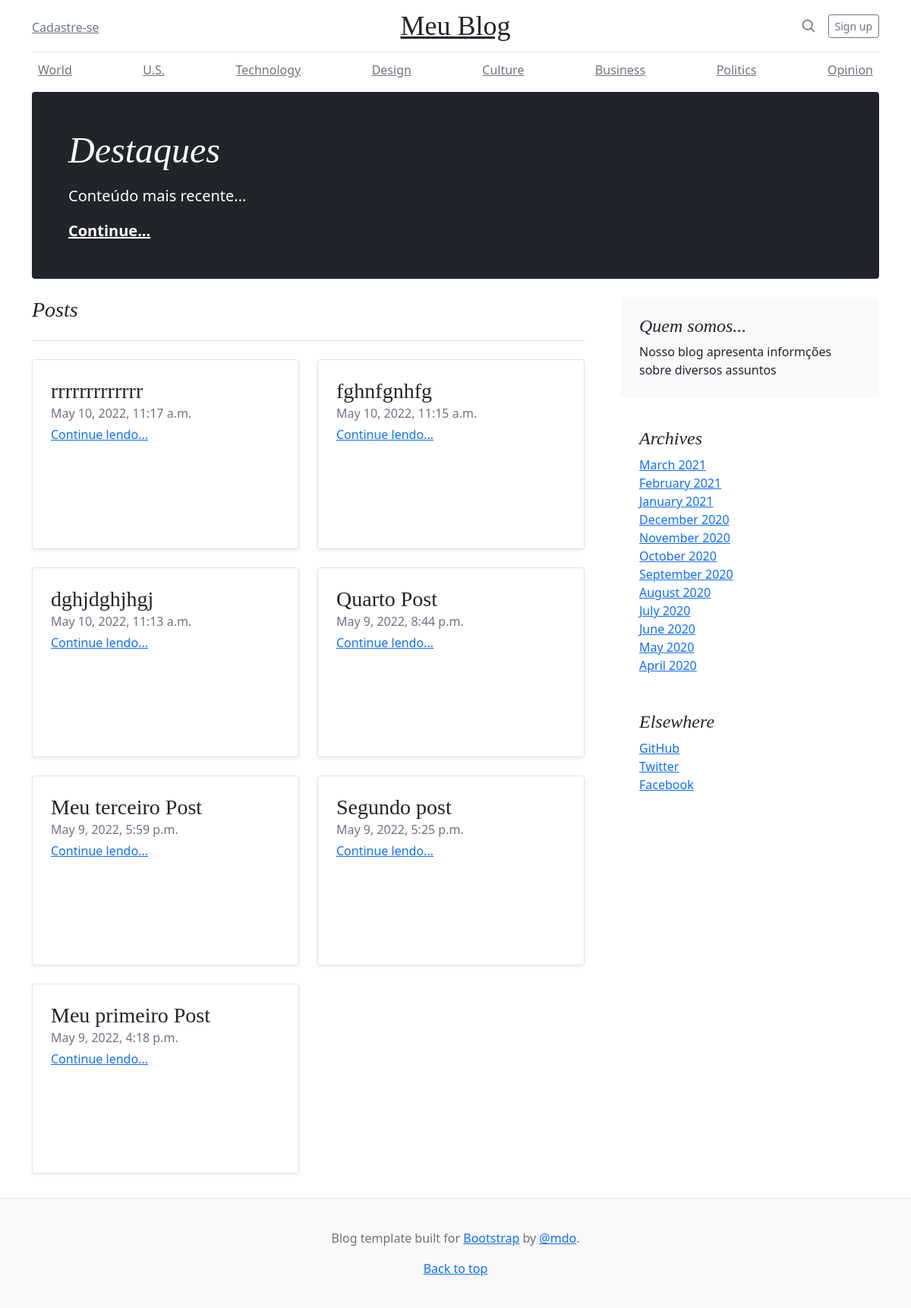
The page / on the database its author committed.
### blog/models.py (models this page shows, shortened)
class Post(models.Model):
    titulo = models.CharField(max_length=200)
    conteudo = RichTextUploadingField()
    autor = models.ForeignKey(User, on_delete=models.PROTECT, null=True, blank=True)
    data_criacao = models.DateTimeField(auto_now_add=True)
    class Meta:
        ordering = ('-data_criacao',)

### blog/views.py (the view)
# urls.py: 2. Add a URL to urlpatterns:  path('', views.home, name='home')
def home(request):
    posts = Post.objects.all()
    dados = {"posts": posts}
    return render(request, 'home.html', dados)

### templates/home.html
{% extends 'base.html' %}
{% block content%}
{% for post in posts %}
<div class="col-md-6">
    <div class="row g-0 border rounded overflow-hidden flex-md-row mb-4 shadow-sm h-md-250 position-relative">
      <div class="col p-4 d-flex flex-column position-static">
        <h3 class="mb-0">{{ post.titulo }}</h3>
        <div class="mb-1 text-muted">{{ post.data_criacao }}</div>
        <a href="/post/{{ post.id }}" class="stretched-link">Continue lendo...</a>
      </div>
    </div>
  </div>
{% endfor %}
{% endblock %}

### templates/base.html (style rules this page uses)
h1, h2, h3, h4, h5, h6 { font-family: "Playfair Display", Georgia, "Times New Roman", serif; }
@media (min-width: 768px) { .h-md-250 { height: 250px; } }

### rows shown on the page
Post: titulo "rrrrrrrrrrrrr", data_criacao "May 10, 2022, 11:17 a.m."
Post: titulo "fghnfgnhfg", data_criacao "May 10, 2022, 11:15 a.m."
Post: titulo "dghjdghjhgj", data_criacao "May 10, 2022, 11:13 a.m."
Post: titulo "Quarto Post", data_criacao "May 9, 2022, 8:44 p.m."
Post: titulo "Meu terceiro Post", data_criacao "May 9, 2022, 5:59 p.m."
Post: titulo "Segundo post", data_criacao "May 9, 2022, 5:25 p.m."
Post: titulo "Meu primeiro Post", data_criacao "May 9, 2022, 4:18 p.m."
